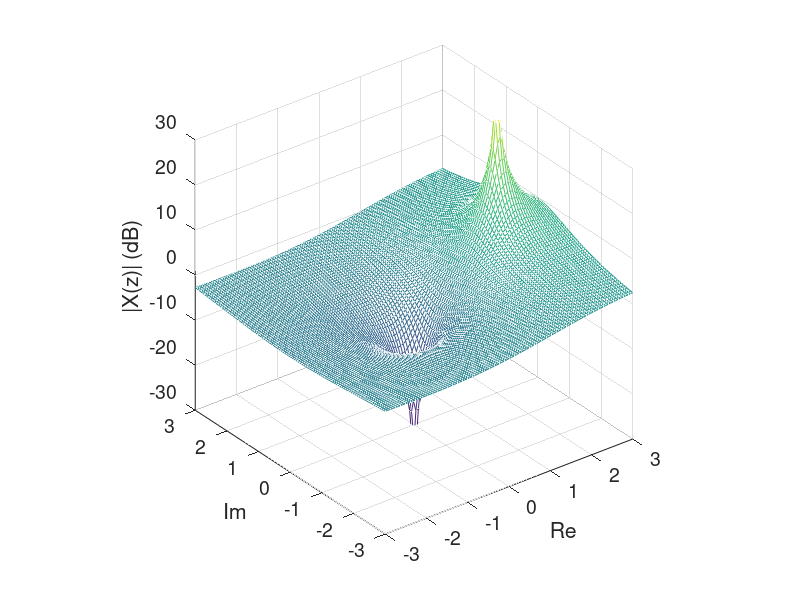

This chart was generated by the following MATLAB code:
% e8_6_plot_z_surf_simplified2.m
% By David Dorran (david.dorran@dit.ie)
% downloaded from https://dadorran.wordpress.com/?s=zpgui 2/22/19
% modified 8/3/20 
% plot some 2-sided discrete geometrics
% both the inverse bilateral z transform of z/(z-2)
%%%%%%%%%%%%%%%%%%%%%%%%%%%%%%%
clear; close all; set(0,'defaultAxesFontSize',14);
pole_positions_orig = [2];  
zero_positions_orig = [0];
nargin = 0; 
surface_display_opts = 0;  %value of 2 by mda, sets values outside ROC = NaN
if(nargin == 5)
    surface_display_opts = varargin{3};
end
 
%function plot_z_surface(pole_positions_orig, zero_positions_orig, varargin)
surface_limit = 3; % 1.5;  %controls grid resolution on the surface contour
plot_limit = 3; %mda -- sets the axis ranges

min_val = -surface_limit;
max_val = surface_limit;
 
%check if any of the poles or zeros fall outside the maximum values
if length(find(abs(real([pole_positions_orig zero_positions_orig])) > max_val)) || length(find(abs(imag([pole_positions_orig zero_positions_orig])) > max_val))
    error(['the real part of the complex numbers indicating the the positions of the poles and zeros must be less than ' num2str(max_val) ' and greater than -' num2str(max_val) '. Also, the imaginary part of the complex numbers indicating the the positions of the poles and zeros must be less than ' num2str(max_val) 'j and greater than -' num2str(max_val) 'j.']);
end
 
%set up the s_plane grid from -5j to 5j along the imaginary axis and -5 to
%5 along the real axis. 
surface_resolution = 0.06; %0.02;
 
a_vals = min_val:surface_resolution:max_val;
b_vals = a_vals;
grid_len = length(a_vals);
%create a grid of values along the z surface indicating position in the z-domain
ones_vector = ones(1, grid_len);
z_grid = ones_vector'*a_vals + (fliplr(b_vals*j))'*ones_vector;
 
%round all the poles and zeros to 1 decimal place because of resolution limitation
%Also, add .01+0.01j to each pole and zero position so that they are positioned in the
%center of a grid square of the z-surface created above. This ensures that
%the all the poles and zeros appear the same on the z-surface given the
%resolution constraints
pole_positions = round(pole_positions_orig*10)/10 + surface_resolution/2+(surface_resolution/2)*j;
zero_positions = round(zero_positions_orig*10)/10 +surface_resolution/2 +(surface_resolution/2)*j;
 
z_surface = zeros(length(a_vals)); % initialise the s_surface
% Since zeros are numerator terms obtain an log s_plane surface for each zero and add each individual plane
%  since a logarithmic addition is equivalent to a multiply i.e.
% log(a.b) = log(a)+log(b)
 
for k = 1 : length(zero_positions)
    z_surface = z_surface + 20*log10(abs(z_grid - zero_positions(k)));
end
 
% Since poles are denominator terms obtain an log s_plane surface for each pole and subtract each individual plane
%  since a logarithmic subtraction is equivalent to a divide i.e.
% log(a/b) = log(a)-log(b)
for k = 1 :length(pole_positions)
    z_surface = z_surface - 20*log10(abs(z_grid - pole_positions(k) ));
end

 
total_indices = 1:numel(z_grid);
temp_zero = 20*log10(abs(z_grid+.000001));
indices_outside_unit_circle = find(temp_zero > -0.2);

indices_inside_unit_circle = find(temp_zero < 0.2);
indices_on_unit_circle = intersect(indices_outside_unit_circle, indices_inside_unit_circle);
indices_not_on_unit_circle = setdiff( total_indices, indices_on_unit_circle );
positive_imaginary_indices = find(imag(z_grid) > 0 );
negative_inaginary_indices = find(imag(z_grid) < 0 );
positive_indices_outside_unit_circle = intersect(positive_imaginary_indices, indices_outside_unit_circle);
 
 
mask = ones(size(z_surface));
if(surface_display_opts == 1)
    mask_indices = indices_not_on_unit_circle;
elseif  (surface_display_opts == 2)  %added by mda 2/23/19 to display only ROC
    mask_indices = indices_inside_unit_circle;
else
    mask_indices = [];
end
mask(mask_indices) = NaN;
colors = z_surface;
%colors(indices_on_unit_circle) = 40;
%colors(indices_on_unit_circle) = 80;
mesh(a_vals,b_vals,z_surface.*mask, colors)
%surfl(a_vals,b_vals,z_surface.*mask), colormap(spring); %, colors);
%sl.EdgeColor = 'none';
set(gca,'YTick',[min_val:max_val])
set(gca,'YTickLabel',[min_val:max_val]')
set(gca,'XTick',[min_val:max_val])
set(gca,'XTickLabel',[min_val:max_val]')

xlh = ylabel('Im');
ylh =xlabel('Re');
zlh = zlabel('|X(z)| (dB) ');

axis([-plot_limit plot_limit -plot_limit plot_limit -30 30]) 
axis square,grid on%,box on
